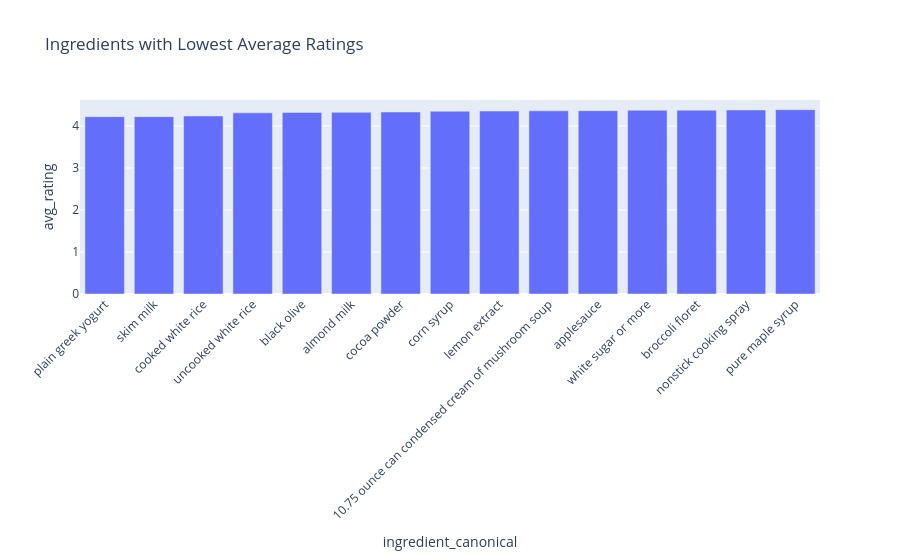

The code cell stored with this chart in its notebook:
### Code cell
fig = px.bar(
    ingredient_summary.head(15),
    x="ingredient_canonical",
    y="avg_rating",
    hover_data=["recipe_count", "low_rating_share"],
    title="Ingredients with Lowest Average Ratings"
)
fig.update_layout(xaxis_tickangle=-45)
fig.show()

### Figure 1 — Plotly figure (JSON) as saved in the notebook; plotly's stock layout.template omitted (floating-point values rounded to 4 significant figures)
{"data": [{"customdata": [[37.0, 0.1892], [42.0, 0.3095], [37.0, 0.2162], [80.0, 0.225], [52.0, 0.1346], [41.0, 0.1463], [45.0, 0.1778], [38.0, 0.1579], [42.0, 0.1667], [77.0, 0.02597], [42.0, 0.1429], [40.0, 0.2], [47.0, 0.1064], [64.0, 0.07812], [46.0, 0.08696]], "hovertemplate": "ingredient_canonical=%{x}<br>avg_rating=%{y}<br>recipe_count=%{customdata[0]}<br>low_rating_share=%{customdata[1]}<extra></extra>", "legendgroup": "", "marker": {"color": "#636efa", "pattern": {"shape": ""}}, "name": "", "orientation": "v", "showlegend": false, "textposition": "auto", "type": "bar", "x": ["plain greek yogurt", "skim milk", "cooked white rice", "uncooked white rice", "black olive", "almond milk", "cocoa powder", "corn syrup", "lemon extract", "10.75 ounce can condensed cream of mushroom soup", "applesauce", "white sugar or more", "broccoli floret", "nonstick cooking spray", "pure maple syrup"], "xaxis": "x", "y": [4.223, 4.223, 4.239, 4.314, 4.323, 4.325, 4.333, 4.353, 4.356, 4.361, 4.366, 4.376, 4.376, 4.382, 4.388], "yaxis": "y"}], "layout": {"barmode": "relative", "legend": {"tracegroupgap": 0}, "title": {"text": "Ingredients with Lowest Average Ratings"}, "xaxis": {"anchor": "y", "domain": [0, 1], "tickangle": -45, "title": {"text": "ingredient_canonical"}}, "yaxis": {"anchor": "x", "domain": [0, 1], "title": {"text": "avg_rating"}}}}
